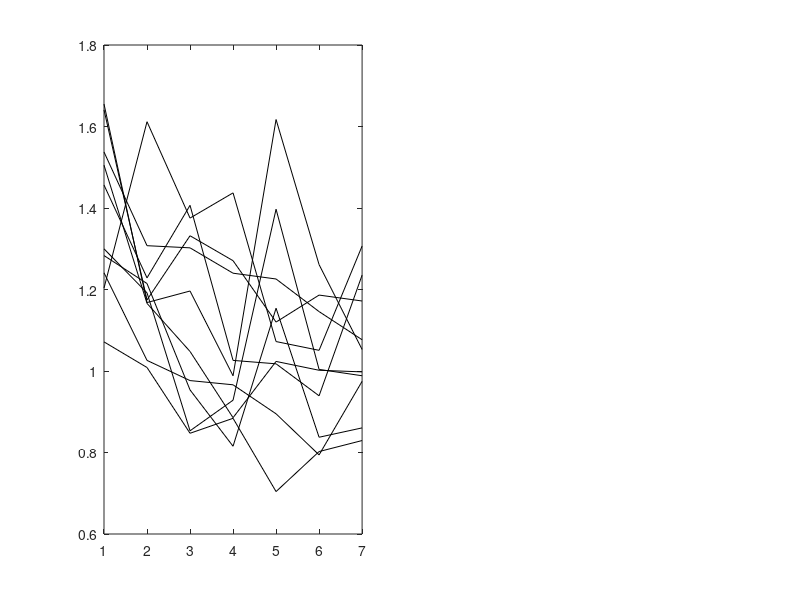

Reproduce this figure in MATLAB. (Note: this script raises an error after producing the figure.)
clear all; close all;

load('data_nofb.mat');
load('data_fb.mat');

t = 0.4;

% Time series of SD of endpoint
figure
subplot(1,2,1)
plot(1:7, sigma_no(:,1:7), 'k-'); hold on
seshade(sigma_no(:,1:7), t, 'k','k',1:7);
plot(8:14, sigma_no(:,8:14), 'k-');
seshade(sigma_no(:,8:14), t, 'k','k',8:14);
ylabel('SD of endpoint [cm]'); xlabel('block');
xlim([0 15]); ylim([0.5 2]); xticks([1 7 8 14]);
title('No dislay')
set(gca, 'Fontname', 'Arial Regular', 'Fontsize', 10, 'linewidth', 1);

subplot(1,2,2)
plot(1:7, sigma_fb(:,1:7), 'k-'); hold on
seshade(sigma_fb(:,1:7), t, 'k','k',1:7);
plot(8:14, sigma_fb(:,8:14), 'k-');
seshade(sigma_fb(:,8:14), t, 'k','k',8:14);
ylabel('SD of endpoint [cm]'); xlabel('block');
xlim([0 15]); ylim([0.5 2]); xticks([1 7 8 14]);
title('Display')
set(gca, 'Fontname', 'Arial Regular', 'Fontsize', 10, 'linewidth', 1);

pos(3) = 1000; pos(4) = 350;
set(gcf, 'Position', pos);


% Time series of risk-sensitivity (aim point - optimal aim point)
figure
subplot(1,2,1)
plot(1:7, aimpoint_no(:,1:7) - bdt_optAim_no(:,1:7), 'k-'); hold on
seshade(aimpoint_no(:,1:7) - bdt_optAim_no(:,1:7), 0.4, 'k','k',1:7);
plot(8:14, aimpoint_no(:,8:14) - bdt_optAim_no(:,8:14), 'k-'); hold on
seshade(aimpoint_no(:,8:14) - bdt_optAim_no(:,8:14), 0.4, 'k','k',8:14);
lineplot(0, 'h', 'k--');
ylabel('Risk-sensitivity [cm]'); xlabel('block');
xlim([0 15]); ylim([-2 2]); yticks(-2:1:2); xticks([1 7 8 14]);
title('No dislay')
set(gca, 'Fontname', 'Arial Regular', 'Fontsize', 10, 'linewidth', 1);

subplot(1,2,2)
plot(1:7, aimpoint_fb(:,1:7) - bdt_optAim_fb(:,1:7), 'k-'); hold on
seshade(aimpoint_fb(:,1:7) - bdt_optAim_fb(:,1:7), 0.4, 'k','k',1:7);
plot(8:14, aimpoint_fb(:,8:14) - bdt_optAim_fb(:,8:14), 'k-'); hold on
seshade(aimpoint_fb(:,8:14) - bdt_optAim_fb(:,8:14), 0.4, 'k','k',8:14);
lineplot(0, 'h', 'k--');
ylabel('Risk-sensitivity [cm]'); xlabel('block');
xlim([0 15]); ylim([-2 2]); yticks(-2:1:2); xticks([1 7 8 14]);
title('Display')
set(gca, 'Fontname', 'Arial Regular', 'Fontsize', 10, 'linewidth', 1);

pos(3) = 1000; pos(4) = 350;
set(gcf, 'Position', pos);





